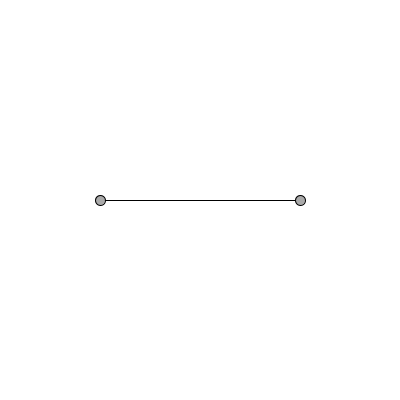
Frame 1 (no input)
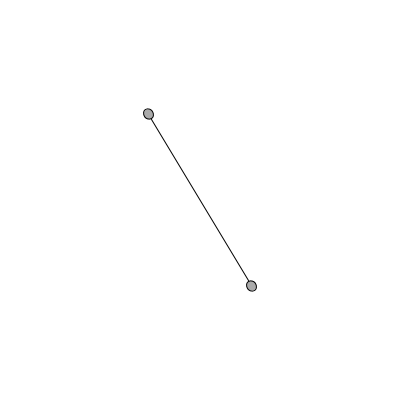
Frame 60 (the mouse pressed at the canvas centre just before this capture)
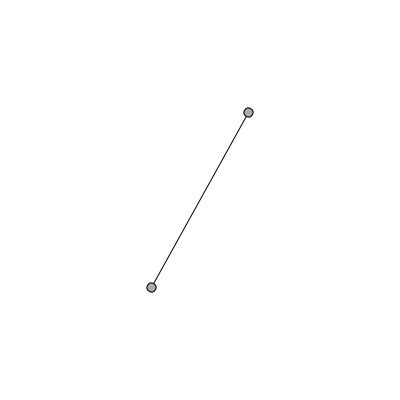
Frame 120 (the mouse held since frame 60 and released just before this capture)

The Processing sketch that drew these frames (run headless with seeded random() and noise(); from frame 60 on, the mouse is pressed at the canvas centre):

// Processing sketch: ejercicio3_1
// ── ejercicio3_1.pde
/*
 Ejercicio 3.1
 Rotar un objeto como un bastón, alrededor de su centro, utilizando translate() y rotate().
 
 La Naturaleza del Código
 traducido por Sergio Majluf, Nicolás Troncoso
 y estudiantes de Diseño UDD
 http://github.com/disenoudd/the-Nature-of-Code
 */
float angulo = 0;
void setup() {
  size(400, 400);
}

void draw() {
  background(255);
  fill(170);
  
  translate(width/2, height/2);
  rotate(radians(angulo));
  line(-100,0,100,0);
  
  ellipse(-100,0,10,10);
  ellipse(100,0,10,10);
  
  angulo++;

  
}
